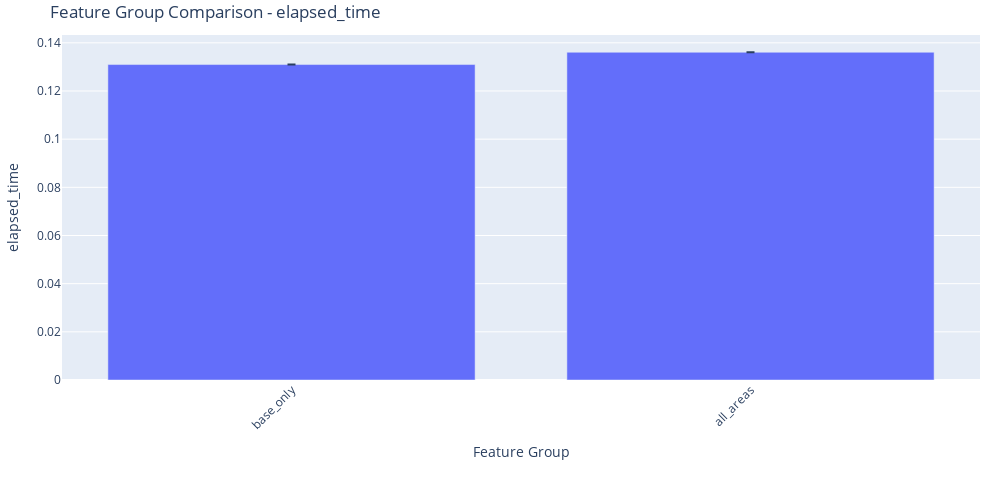

Notebook code for this chart:
### Code cell
# Get a table of results
results_df = experiment.summarize_feature_group_results(metric='elapsed_time')
print(results_df)

# Plot the results
experiment.plot_feature_group_results(metric='elapsed_time')

### Figure 1 — Plotly figure (JSON) as saved in the notebook; plotly's stock layout.template omitted (floating-point values rounded to 4 significant figures)
{"data": [{"error_y": {"array": [0, 0], "type": "data", "visible": true}, "name": "BASELINE", "type": "bar", "x": ["base_only", "all_areas"], "y": [0.131, 0.1361]}], "layout": {"barmode": "group", "height": 500, "hovermode": "closest", "margin": {"b": 120, "l": 20, "r": 20, "t": 35}, "title": {"text": "Feature Group Comparison - elapsed_time"}, "width": 1000, "xaxis": {"tickangle": -45, "title": {"text": "Feature Group"}}, "yaxis": {"title": {"text": "elapsed_time"}}}}
